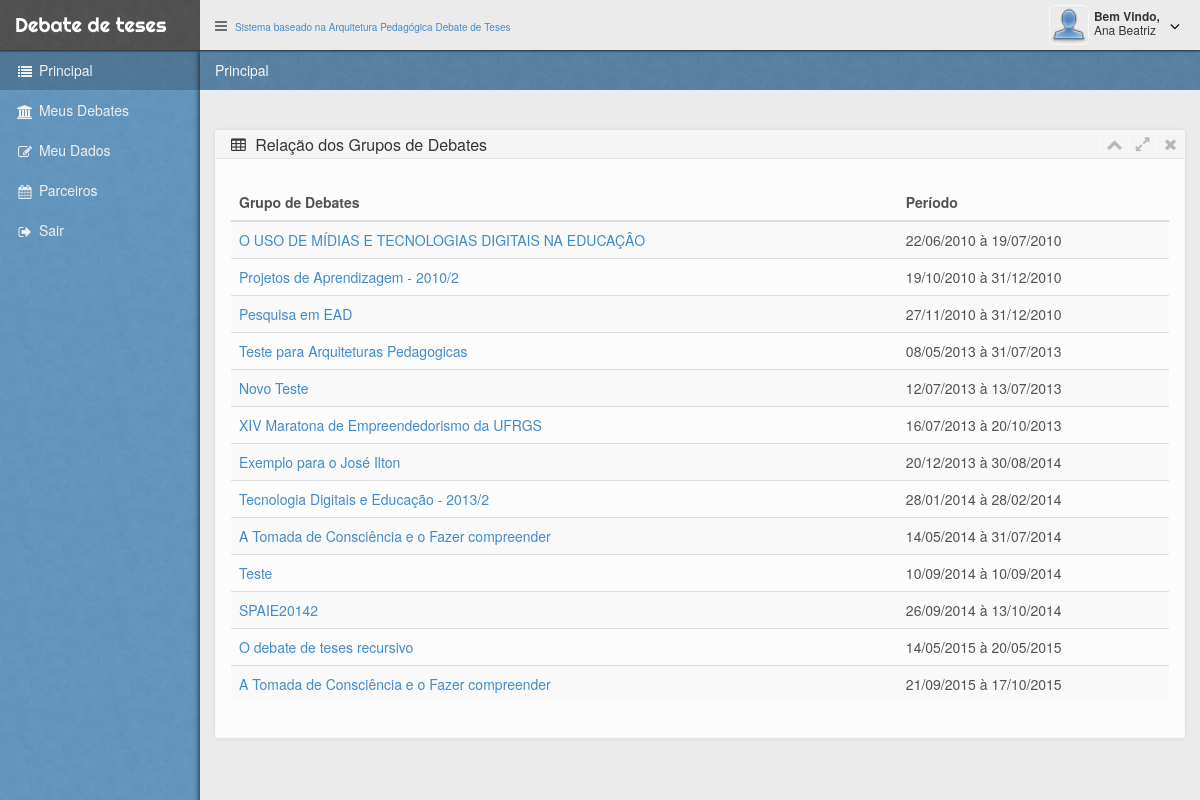
/ (signed in), run on the app's committed database.
### tables this page shows
CREATE TABLE IF NOT EXISTS `usuario` (
  `idusuario` int(11) NOT NULL auto_increment,
  `email` varchar(100) NOT NULL,
  `primeironome` varchar(20) NOT NULL,
  `login` varchar(70) NOT NULL,
  `sobrenome` varchar(200) default NULL,
  `senha` varchar(45) NOT NULL default '12345',
  `grupo` varchar(45) NOT NULL,
  PRIMARY KEY  (`idusuario`)
);

CREATE TABLE IF NOT EXISTS `grupo` (
  `idgrupo` int(10) unsigned NOT NULL auto_increment,
  `titulo` varchar(100) NOT NULL,
  `ativo` tinyint(1) unsigned NOT NULL,
  `dataini` date NOT NULL,
  `datafim` date NOT NULL,
  `idusuario` int(11) NOT NULL COMMENT 'usuario criador do grupo',
  `datacriacao` datetime NOT NULL,
  `publico` tinyint(1) NOT NULL default '1',
  `blind` tinyint(1) NOT NULL default '1',
  PRIMARY KEY  (`idgrupo`),
  KEY `FK_usuario_grupo` (`idusuario`)
);

### config.php (called while the page is built, shortened)
<?php
$hostBD = "mysql"; $userBD = "root"; $senhaBD = "amadis"; $databaseBD = "debate";
$diretorio = 'debate2';
$host = 'http://' . $_SERVER['SERVER_NAME'].'/'.$diretorio ;
if(is_object($this))
{
	$this->paginaLogin = $host.'/index.php?';
	$this->hostBD = $hostBD;
	$this->userBD = $userBD;
	$this->senhaBD = $senhaBD;
	$this->databaseBD = $databaseBD;
} ?>

### classconexao.php (called while the page is built, shortened)
<?php
class Conexao{
	public $conec;
	public $hostBD;
	public $userBD;
	public $senhaBD;
	public $databaseBD;
	function __construct() {
		require("config.php");
	}
	function conectar() {
		$this->conec = mysqli_connect($this->hostBD, $this->userBD, $this->senhaBD, $this->databaseBD);
		return $this->conec;
	}
	function conectado()
	{
		if($this->conectar())
		{
			return $this->conec;
		}
		else
		{
			return 0;
		}
	}
}
?>

### funcoes/funcoes.php (called while the page is built, shortened)
    <?php
function apresentaTabelaRelacaoDebateGrupo($dd) {
    include_once 'views/tabelaRelacaoDebateGrupo.php';
}
    ?>

### views/tabelaRelacaoDebateGrupo.php (the view, shortened to what this page needs)
<div class = "col-xs-22 col-sm-15">
    <div class = "box">
        <div class = "box-header">
            <div class = "box-name">
                <i class = "fa fa-table"></i>
                <span>Relação dos Grupos de Debates </span>
            </div>
            <div class = "box-icons">
                <a class = "collapse-link">
                    <i class = "fa fa-chevron-up"></i>
                </a>
                <a class = "expand-link">
                    <i class = "fa fa-expand"></i>
                </a>
                <a class = "close-link">
                    <i class = "fa fa-times"></i>
                </a>
            </div>
        </div>
        <div class = "box-content">
            <table class = "table table-striped">
                <thead>
                    <tr>
                        <th>Grupo de Debates</th>
                        <th>Período</th>
                    </tr>
                </thead>
                <tbody>
                    <?php
                    foreach ($dd->grupos as $grupo) {
                        $link = array("idgrupo" => $grupo['idgrupo'], "idpagina" => 14);
                        if ($grupo["publico"] != 3) {
                            ?>
                            <tr>
                                <td><?php echo $dd->imprime($grupo["titulo"], null, $link, $dd->paginaLogin, 1); ?> </td>
                                <td><?php echo $dd->imprime(date('d/m/Y', strtotime($grupo["dataini"])), null, $link, $dd->paginaLogin, 0) . " à " . $dd->imprime(date('d/m/Y', strtotime($grupo["datafim"])), null, $link, $dd->paginaIndex, 0); ?></td>
                            </tr>
                            <?php
                        }
                    }
                    ?>
                </tbody>
            </table>
        </div>
    </div>
</div>

### views/cabecalhoIndex.php (shortened to what this page needs)
<div class="container-fluid expanded-panel">
    <div class="row">
        <div id="logo" class="col-xs-12 col-sm-2">
            <a href="index.php">Debate de teses</a>
        </div>
        <div id="top-panel" class="col-xs-12 col-sm-10">
            <div class="row">
                <div class="col-xs-8 col-sm-4">
                    <a href="#" class="show-sidebar">
                        <i class="fa fa-bars"></i>
                    </a>
                    <div id="search">
                      <a href="https://www.researchgate.net/publication/266867149_Debate_de_Teses_-_Uma_Arquitetura_Pedagogica" target="_blank" style="font-size: x-small;"> Sistema baseado na Arquitetura Pedagógica Debate de Teses</a>
                    </div>
                </div>
<?php
                if($_SESSION["logon"]){
                       $dd->recuperarUsuarios($_SESSION["login"],$_SESSION["senha"]);
?>
                <div class="col-xs-4 col-sm-8 top-panel-right">
                    <ul class="nav navbar-nav pull-right panel-menu">
                        <li class="dropdown">
                            <a href="#" class="dropdown-toggle account" data-toggle="dropdown">
                                <div class="avatar">
                                    <img src="img/userTopo.png" class="img-rounded" alt="avatar" />
                                </div>
                                <i class="fa fa-angle-down pull-right"></i>
                                <div class="user-mini pull-right">
                                    <span class="welcome">Bem Vindo,</span>
                                    <span> <?php echo $dd->usuarios[0]["primeironome"];  ?></span>
                                </div>
                            </a>
                        </li>
                    </ul>
                </div>
<?php
                }
?>
            </div>
        </div>
    </div>
</div>

### classdebate.php (shortened to what this page needs)
<?php
include_once('classconexao.php');
class sistemaDebate {
    public $conexao = null;
    public $perfilArgumentador = 0;
    public $perfilMediador = 0;
    public $perfilRevisor = 0;
    public $paginaAtual = null;
    function __construct() {
        $conexao = new Conexao();
        $this->conexao = $conexao->conectado();
        include('config.php');
    }
    function recuperarUsuarios($login, $senha) {
        $sql = "select idusuario,primeironome, sobrenome,senha,login,email,grupo
		FROM  usuario
		where login = '$login' and senha = '$senha' ";
        $resultado = mysqli_query($this->conexao, $sql);
    }
    function recuperarGrupos() {
        $sql = "select idgrupo,titulo, ativo, dataini, datafim, publico, blind
		FROM  grupo
		where ativo = 1";
        $resultado = mysqli_query($this->conexao, $sql);
    }
    function verificaPermissaoAcesso($idmask) {
        if ((strcmp($idmask, "debate") == 0) && ($this->perfilAdmin == 1)) {
            return 0;
        } elseif ((strcmp($idmask, "debate") == 0) && ($this->perfilMediador == 1)) {
            return 1;
        } elseif ((strcmp($idmask, "usuario") == 0) && ($this->perfilMediador == 1)) {
            return 1;
        } elseif ((strcmp($idmask, "usuario") == 0) && ($this->perfilRevisor == 1)) {
            return 1;
        } elseif ((strcmp($idmask, "usuario") == 0) && ($this->perfilArgumentador == 1)) {
            return 1;
        } elseif ((strcmp($idmask, "mediador") == 0) && ($this->perfilMediador == 1)) {
            return 1;
        } elseif ((strcmp($idmask, "argumentador") == 0) && ($this->perfilMediador == 1)) {
            return 1;
        } elseif ((strcmp($idmask, "revisor") == 0) && ($this->perfilMediador == 1)) {
            return 1;
        } elseif ((strcmp($idmask, "tese") == 0) && ($this->perfilMediador == 1) && ($this->verificaConogramaTese())) {
            return 1;
        } elseif ((strcmp($idmask, "revisao") == 0) && ($this->perfilRevisor == 1) && ($this->verificaConogramaRevisao())) {
            return 1;
        } elseif ((strcmp($idmask, "argumento") == 0) && ($this->perfilArgumentador == 1) && ($this->verificaConogramaArgumento())) {
            return 1;
        } elseif ((strcmp($idmask, "posicionamento") == 0) && ($this->perfilArgumentador == 1) && ($this->verificaConogramaPosfinal())) {
            return 1;
        } elseif ((strcmp($idmask, "replica") == 0) && ($this->perfilArgumentador == 1) && ($this->verificaConogramaReplica())) {
            return 1;
        } elseif ((strcmp($idmask, "reflexao") == 0) && ($this->perfilArgumentador == 1) && ($this->verificaConogramaReflexao())) {
            return 1;
        } elseif ((strcmp($idmask, "apresentacao") == 0) && ($this->perfilArgumentador == 1) && ($this->verificaConogramaApresentacao())) {
            return 1;
        } elseif (strcmp($idmask, "senha") == 0) {
            return 1;
        } else {
            return 0;
        }
    }
    function imprime($texto, $idmask, $param, $link = null, $passelivre = 0, $textoNulo = null) {
        $revisaoMask = $param["revisaoMask"];
        $link .= "&idmask=$idmask&";
        foreach ($param as $key => $param) {
            $link .= "$key=$param&";
        }
        $texto = trim($texto);
        $link .= "paginaAnterior=" . $this->paginaAtual;
        $link .= "&";
        if ($passelivre) {
            return "<a href=\"$link\"> $texto </a>";
        }
        return $texto;
    }
}
?>

### css/style.css (style rules this page uses)
body { color: #525252; background: #6AA6D6 url(../img/devoops_pattern_b10.png) 0 0 repeat; }
#logo { position:relative; background: #525252 url(../img/devoops_pattern_b10.png) 0 0 repeat; }
#logo a { color: #fff; font-family: 'Righteous', cursive; display: block; font-size: 20px; line-height: 50px; -webkit-transition: 0.5s; -moz-transition: 0.5s; -o-transition: 0.5s; transition: 0.5s; }
a.show-sidebar { float: left; color:#6d6d6d; outline: none; -webkit-transition: 0.2s; -moz-transition: 0.2s; -o-transition: 0.2s; transition: 0.2s; }
#top-panel { line-height: 50px; height: 50px; background: #ebebeb; }
#search { position: relative; margin-left: 20px; }
.panel-menu { margin: 0; }
.top-panel-right { padding-left: 0; }
.panel-menu > li > a { padding: 0 5px 0 10px; line-height: 50px; }
.panel-menu a.account { height: 50px; padding: 5px 0 5px 10px; line-height: 18px; }
.panel-menu i { margin-top: 8px; padding: 5px; font-size: 20px; color: #7BC5D3; line-height: 1em; vertical-align: top; -webkit-border-radius: 4px; -moz-border-radius: 4px; border-radius: 4px; -webkit-box-shadow: inset 0 1px 1px rgba(0, 0, 0, .05); box-shadow: inset 0 1px 1px rgba(0, 0, 0, .05); -webkit-transition: 0.2s; -moz-transition: 0.2s; -o-transition: 0.2s; transition: 0.2s; }
.panel-menu i.pull-right { color: #000; border: 0; box-shadow: none; font-size: 16px; background: none !important; }
.avatar { width: 40px; float: left; margin-right: 5px; }
.avatar > img { width:40px; height:40px; border: 1px solid #F8F8F8; }
.user-mini > span { display: block; font-size: 12px; color:#363636; margin-bottom: -4px; }
.user-mini > span.welcome { font-weight: bold; margin-top: 2px; }
.box { display: block; z-index: 1999; position: relative; border: 1px solid #f8f8f8; box-shadow: 0 0 4px #D8D8D8; background: transparent; margin-bottom: 20px; -webkit-border-radius: 3px; -moz-border-radius: 3px; border-radius: 3px; }
.box-header { -webkit-border-radius: 3px 3px 0 0; -moz-border-radius: 3px 3px 0 0; border-radius: 3px 3px 0 0; color: #363636; font-size: 16px; position:relative; overflow: hidden; background: #f5f5f5; border-bottom: 1px solid #E4E4E4; height: 28px; }
.box-name, .modal-header-name { padding-left: 15px; line-height: 28px; }
.box-name > i { margin-right:5px; }
.box-icons { position: absolute; top:0; right:0; z-index: 9; }
.box-content { position: relative; -webkit-border-radius: 0 0 3px 3px; -moz-border-radius: 0 0 3px 3px; border-radius: 0 0 3px 3px; padding: 15px; background: #FCFCFC; }
.box-icons a { cursor: pointer; text-decoration: none !important; border-left: 1px solid #fafafa; height: 26px; line-height: 26px; width: 28px; display: block; float: left; text-align: center; color: #b8b8b8 !important; -webkit-transition: 0.2s; -moz-transition: 0.2s; -o-transition: 0.2s; transition: 0.2s; }

### data on the page
usuario: primeironome "Ana Beatriz"
grupo: titulo "O USO DE MÍDIAS E TECNOLOGIAS DIGITAIS NA EDUCAÇÂO", dataini "22/06/2010", datafim "19/07/2010"
grupo: titulo "Projetos de Aprendizagem - 2010/2", dataini "19/10/2010", datafim "31/12/2010"
grupo: titulo "Pesquisa em EAD", dataini "27/11/2010", datafim "31/12/2010"
grupo: titulo "Teste para Arquiteturas Pedagogicas", dataini "08/05/2013", datafim "31/07/2013"
grupo: titulo "Novo Teste", dataini "12/07/2013", datafim "13/07/2013"
grupo: titulo "XIV Maratona de Empreendedorismo da UFRGS", dataini "16/07/2013", datafim "20/10/2013"
grupo: titulo "Exemplo para o José Ilton", dataini "20/12/2013", datafim "30/08/2014"
grupo: titulo "Tecnologia Digitais e Educação - 2013/2", dataini "28/01/2014", datafim "28/02/2014"
grupo: titulo "A Tomada de Consciência e o Fazer compreender", dataini "14/05/2014", datafim "31/07/2014"
grupo: titulo "Teste", dataini "10/09/2014", datafim "10/09/2014"
grupo: titulo "SPAIE20142", dataini "26/09/2014", datafim "13/10/2014"
grupo: titulo "O debate de teses recursivo", dataini "14/05/2015", datafim "20/05/2015"
grupo: titulo "A Tomada de Consciência e o Fazer compreender", dataini "21/09/2015", datafim "17/10/2015"
